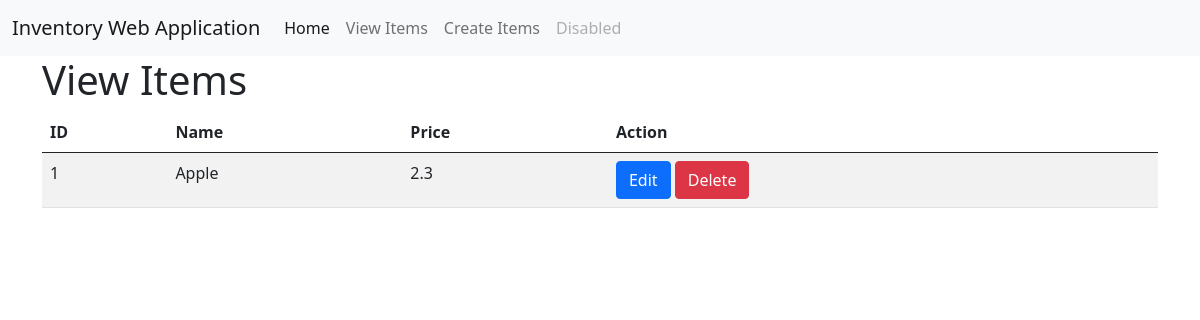
The app's page /view, older data.
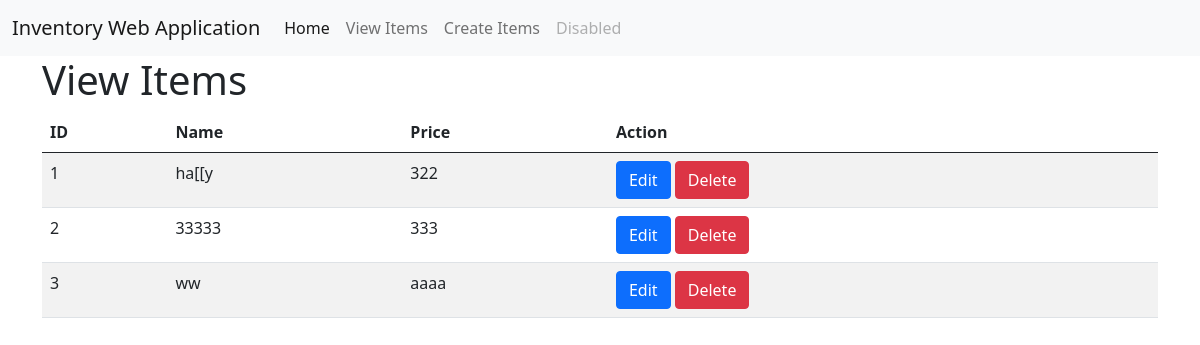
The same page, newer data.
### flaskapp/models.py (models this page shows, shortened)
class Item(db.Model):
    id = db.Column(db.Integer,primary_key = True)
    name = db.Column(db.String(40),unique = True,nullable = False)
    price = db.Column(db.String(10),nullable = False)

### flaskapp/routes.py (the view)
@app.route("/view")
def view():
    itemList = Item.query.all()
    return render_template("view.html", title = 'View Items' , items = itemList)

### flaskapp/templates/view.html
{% extends 'base.html' %}
{% block content %}
    <h1>View Items</h1>
    <table class="table table-striped">
        <thead>
            <tr>
                <th>ID</th>
                <th>Name</th>
                <th>Price</th>
                <th>Action</th>
            </tr>
        </thead>
        <tbody>
            {% for item in items %}
                <tr>
                    <td>{{ item.id }}</td>
                    <td>{{ item.name }}</td>
                    <td>{{ item.price }}</td>
                    <td>
                      <a href="{{ url_for('edit', item_id=item.id) }}" class="btn btn-primary">Edit</a>
                      <form method="POST" action="{{ url_for('delete', item_id=item.id) }}" style="display: inline-block;">
                        <input type="submit" class="btn btn-danger" value="Delete">
                      </form>
                    </td>
                </tr>
            {% endfor %}
        </tbody>
    </table>
{% endblock %}

### flaskapp/templates/base.html (shortened to what this page needs)
<!DOCTYPE html>
<html lang="en">
<head>
    <link href="https://cdn.jsdelivr.net/npm/bootstrap@5.0.2/dist/css/bootstrap.min.css" rel="stylesheet">
    <link rel="stylesheet" type = "text/css" href="{{url_for('static',filename='main.css')}}">
</head>
<body>
    <nav class="navbar navbar-expand-lg navbar-light bg-light">
        <div class="container-fluid">
          <a class="navbar-brand" href="/">Inventory Web Application</a>
          <div class="collapse navbar-collapse" id="navbarNav">
            <ul class="navbar-nav">
              <li class="nav-item">
                <a class="nav-link active" aria-current="page" href="/">Home</a>
              </li>
              <li class="nav-item">
                <a class="nav-link" href="/view">View Items</a>
              </li>
              <li class="nav-item">
                <a class="nav-link" href="/create">Create Items</a>
              </li>
              <li class="nav-item">
                <a class="nav-link disabled" href="#" tabindex="-1" aria-disabled="true">Disabled</a>
              </li>
            </ul>
          </div>
        </div>
      </nav>
    <div class="container">
        <div class="col-md-auto">
            {% block content%} {%endblock%}
        </div>
    </div>
</body>
</html>

Row changes from the older to the newer data that the page shows:
changed Item id 1: name "Apple" → "ha[[y"; price "2.3" → "322"
added Item: id "2", name "33333", price "333"
added Item: id "3", name "ww", price "aaaa"
